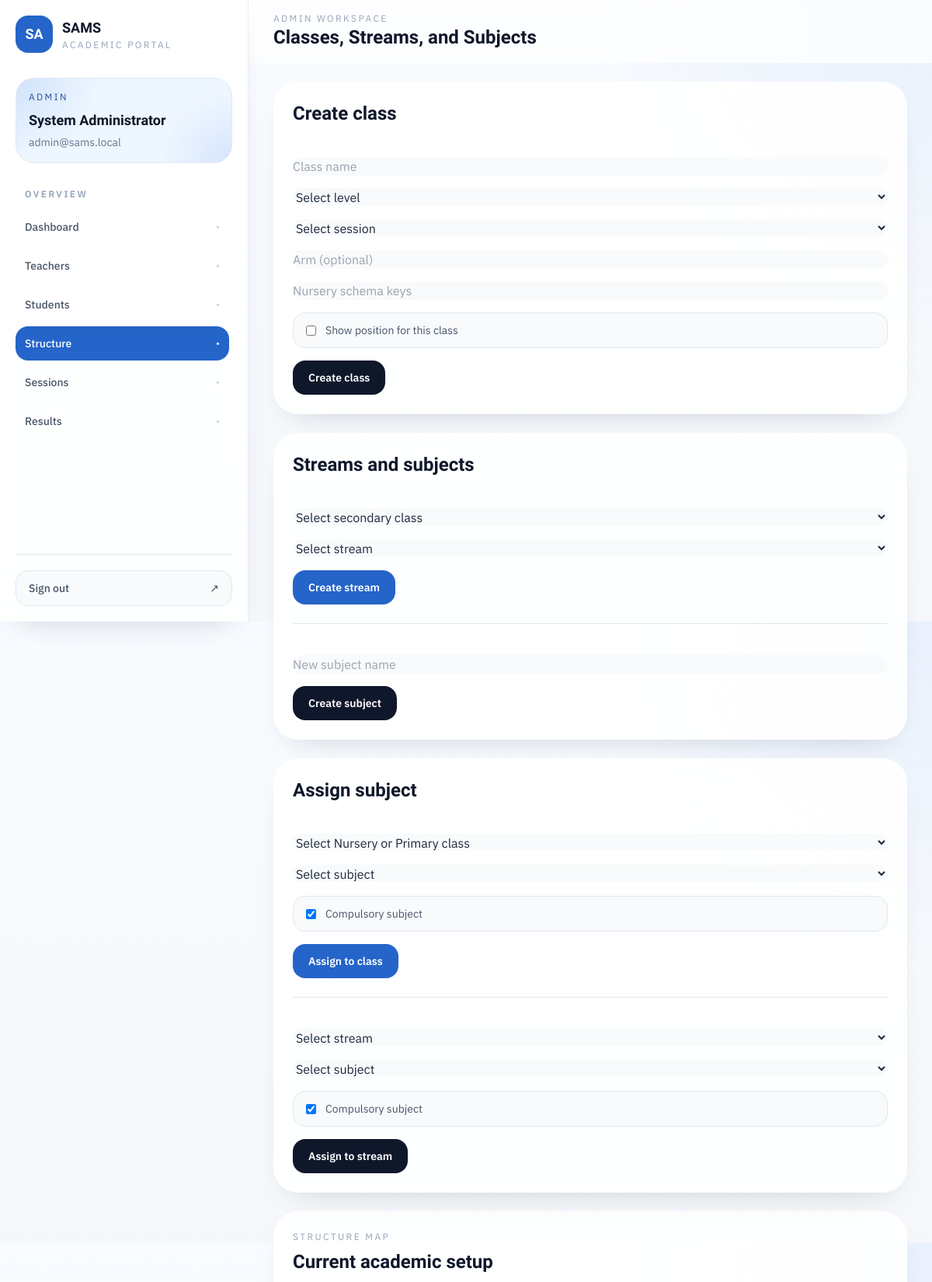
The page /admin/classes (signed in, upper part) on the database its author committed.
### app/models/user.py (models this page shows, shortened)
class User(UserMixin, db.Model):
    __tablename__ = "users"
    id = db.Column(db.Integer, primary_key=True)
    username = db.Column(db.String(80), unique=True, nullable=False, index=True)
    full_name = db.Column(db.String(150), nullable=False)
    email = db.Column(db.String(255), unique=True, nullable=False, index=True)
    password_hash = db.Column(db.String(255), nullable=False)
    role = db.Column(db.String(20), nullable=False, index=True)
    is_active = db.Column(db.Boolean, nullable=False, default=True)
    created_at = db.Column(
        db.DateTime, nullable=False, default=lambda: datetime.now(timezone.utc)
    )
    student_profile = db.relationship(
        "Student", back_populates="user", uselist=False, lazy="select"
    )
    teacher_profile = db.relationship(
        "Teacher", back_populates="user", uselist=False, lazy="select"
    )
    uploaded_results = db.relationship(
        "Result",
        back_populates="uploaded_by_user",
        foreign_keys="Result.uploaded_by_user_id",
        lazy="dynamic",
    )
    overridden_results = db.relationship(
        "Result",
        back_populates="overridden_by_user",
        foreign_keys="Result.overridden_by_user_id",
        lazy="dynamic",
    )
    __table_args__ = (
        db.CheckConstraint(
            "role IN ('admin', 'teacher', 'student')", name="ck_users_role"
        ),
    )

### app/routes/admin.py (the view, shortened to what this page needs)
@admin_bp.route("/classes", methods=["GET", "POST"])
@login_required
@role_required("admin")
def classes():
    class_list = Class.query.order_by(Class.name.asc()).all()
    return render_template(
        "admin/classes.html",
        action_form=ActionForm(),
        classes=class_list,
        sessions=_session_options(),
        streams=_stream_options(),
        subjects=_subject_options(),
        class_subjects_map=_class_subjects_map(),
        stream_subjects_map=_stream_subjects_map(),
    )

### app/forms/teacher_forms.py
class ActionForm(FlaskForm):
    """CSRF-only form used for POST actions built from dynamic table rows."""

### app/routes/admin.py (called while the page is built)
def _session_options() -> list[Session]:
    return Session.query.order_by(Session.name.desc()).all()

def _stream_options(class_id: int | None = None) -> list[Stream]:
    query = Stream.query.order_by(Stream.name.asc())
    if class_id is not None:
        query = query.filter_by(class_id=class_id)
    return query.all()

def _subject_options() -> list[Subject]:
    return Subject.query.order_by(Subject.name.asc()).all()

def _class_subjects_map() -> dict[int, list[ClassSubject]]:
    grouped = {}
    for assignment in ClassSubject.query.order_by(ClassSubject.class_id.asc()).all():
        grouped.setdefault(assignment.class_id, []).append(assignment)
    return grouped

def _stream_subjects_map() -> dict[int, list[StreamSubject]]:
    grouped = {}
    for assignment in StreamSubject.query.order_by(StreamSubject.stream_id.asc()).all():
        grouped.setdefault(assignment.stream_id, []).append(assignment)
    return grouped

### app/templates/admin/classes.html (shortened to what this page needs)
{% extends "layouts/app_shell.html" %}
{% block page_eyebrow %}Admin Workspace{% endblock %}
{% block page_title %}Classes, Streams, and Subjects{% endblock %}
{% block shell_content %}
<div class="space-y-6">
  <section class="grid gap-6 xl:grid-cols-3">
    <article class="rounded-[2rem] border border-white/80 bg-white/90 p-6 shadow-soft">
      <h2 class="font-display text-2xl font-bold text-slateink">Create class</h2>
      <form method="POST" class="mt-6 space-y-4">
        <input name="name" class="w-full rounded-2xl border-slate-200 bg-slate-50" placeholder="Class name" required />
        <select name="level" class="w-full rounded-2xl border-slate-200 bg-slate-50" required>
          <option value="">Select level</option>
        </select>
        <select name="session_id" class="w-full rounded-2xl border-slate-200 bg-slate-50" required>
          <option value="">Select session</option>
        </select>
        <input name="arm" class="w-full rounded-2xl border-slate-200 bg-slate-50" placeholder="Arm (optional)" />
        <input name="assessment_schema_keys" class="w-full rounded-2xl border-slate-200 bg-slate-50" placeholder="Nursery schema keys" />
        <label class="flex items-center gap-3 rounded-2xl border border-slate-200 bg-slate-50 px-4 py-3 text-sm text-slate-600">
          <input type="checkbox" name="show_position" class="rounded border-slate-300 text-brand-600 focus:ring-brand-500" />
          <span>Show position for this class</span>
        </label>
        <button class="inline-flex rounded-2xl bg-slateink px-5 py-3 text-sm font-semibold text-white transition hover:bg-brand-700">Create class</button>
      </form>
    </article>
    <article class="rounded-[2rem] border border-white/80 bg-white/90 p-6 shadow-soft">
      <h2 class="font-display text-2xl font-bold text-slateink">Streams and subjects</h2>
      <div class="mt-6 space-y-6">
        <form method="POST" class="space-y-4">
          <select name="class_id" class="w-full rounded-2xl border-slate-200 bg-slate-50" required>
            <option value="">Select secondary class</option>
          </select>
          <select name="name" class="w-full rounded-2xl border-slate-200 bg-slate-50" required>
            <option value="">Select stream</option>
          </select>
          <button class="inline-flex rounded-2xl bg-brand-600 px-5 py-3 text-sm font-semibold text-white transition hover:bg-brand-700">Create stream</button>
        </form>
        <div class="h-px bg-slate-200"></div>
        <form method="POST" class="space-y-4">
          <input name="name" class="w-full rounded-2xl border-slate-200 bg-slate-50" placeholder="New subject name" required />
          <button class="inline-flex rounded-2xl bg-slateink px-5 py-3 text-sm font-semibold text-white transition hover:bg-brand-700">Create subject</button>
        </form>
      </div>
    </article>
    <article class="rounded-[2rem] border border-white/80 bg-white/90 p-6 shadow-soft">
      <h2 class="font-display text-2xl font-bold text-slateink">Assign subject</h2>
      <div class="mt-6 space-y-6">
        <form method="POST" class="space-y-4">
          <select name="class_id" class="w-full rounded-2xl border-slate-200 bg-slate-50" required>
            <option value="">Select Nursery or Primary class</option>
          </select>
          <select name="subject_id" class="w-full rounded-2xl border-slate-200 bg-slate-50" required>
            <option value="">Select subject</option>
          </select>
          <label class="flex items-center gap-3 rounded-2xl border border-slate-200 bg-slate-50 px-4 py-3 text-sm text-slate-600">
            <input type="checkbox" name="is_compulsory" checked class="rounded border-slate-300 text-brand-600 focus:ring-brand-500" />
            <span>Compulsory subject</span>
          </label>
          <button class="inline-flex rounded-2xl bg-brand-600 px-5 py-3 text-sm font-semibold text-white transition hover:bg-brand-700">Assign to class</button>
        </form>
        <div class="h-px bg-slate-200"></div>
        <form method="POST" class="space-y-4">
          <select name="stream_id" class="w-full rounded-2xl border-slate-200 bg-slate-50" required>
            <option value="">Select stream</option>
          </select>
          <select name="subject_id" class="w-full rounded-2xl border-slate-200 bg-slate-50" required>
            <option value="">Select subject</option>
          </select>
          <label class="flex items-center gap-3 rounded-2xl border border-slate-200 bg-slate-50 px-4 py-3 text-sm text-slate-600">
            <input type="checkbox" name="is_compulsory" checked class="rounded border-slate-300 text-brand-600 focus:ring-brand-500" />
            <span>Compulsory subject</span>
          </label>
          <button class="inline-flex rounded-2xl bg-slateink px-5 py-3 text-sm font-semibold text-white transition hover:bg-brand-700">Assign to stream</button>
        </form>
      </div>
    </article>
  </section>
  <section class="rounded-[2rem] border border-white/80 bg-white/90 p-6 shadow-soft">
    <div class="flex items-end justify-between gap-4">
      <div>
        <p class="text-xs uppercase tracking-[0.2em] text-slate-400">Structure map</p>
        <h2 class="mt-2 font-display text-2xl font-bold text-slateink">Current academic setup</h2>
      </div>
    </div>
  </section>
</div>
{% endblock %}

### app/templates/layouts/app_shell.html (shortened to what this page needs)
{% extends "base.html" %}
{% set endpoint = request.endpoint or "" %}
{% set nav_groups = [] %}
{% if current_user.is_authenticated and current_user.role == 'admin' %}
  {% set nav_groups = [
    {'label': 'Overview', 'items': [
      {'title': 'Dashboard', 'endpoint': 'admin.dashboard', 'href': url_for('admin.dashboard')},
      {'title': 'Teachers', 'endpoint': 'admin.teachers', 'href': url_for('admin.teachers')},
      {'title': 'Students', 'endpoint': 'admin.students', 'href': url_for('admin.students')},
      {'title': 'Structure', 'endpoint': 'admin.classes', 'href': url_for('admin.classes')},
      {'title': 'Sessions', 'endpoint': 'admin.sessions', 'href': url_for('admin.sessions')},
      {'title': 'Results', 'endpoint': 'admin.results', 'href': url_for('admin.results')},
    ]}
  ] %}
{% elif current_user.is_authenticated and current_user.role == 'teacher' %}
  {% set nav_groups = [
    {'label': 'Workspace', 'items': [
      {'title': 'Dashboard', 'endpoint': 'teacher.dashboard', 'href': url_for('teacher.dashboard')},
      {'title': 'Assigned Classes', 'endpoint': 'teacher.classes', 'href': url_for('teacher.classes')},
      {'title': 'Students', 'endpoint': 'teacher.students', 'href': url_for('teacher.students')},
      {'title': 'Result Entry', 'endpoint': 'teacher.upload_results', 'href': url_for('teacher.upload_results')},
    ]}
  ] %}
{% elif current_user.is_authenticated and current_user.role == 'student' %}
  {% set nav_groups = [
    {'label': 'Student', 'items': [
      {'title': 'Dashboard', 'endpoint': 'student.dashboard', 'href': url_for('student.dashboard')},
      {'title': 'My Results', 'endpoint': 'student.results', 'href': url_for('student.results')},
      {'title': 'Report Card', 'endpoint': 'student.report_card', 'href': url_for('student.report_card')},
    ]}
  ] %}
{% endif %}
{% block body %}
<div class="min-h-screen lg:flex">
  <aside class="fixed inset-y-0 left-0 z-50 flex w-80 -translate-x-full flex-col border-r border-slate-200/70 bg-white/90 px-5 py-5 shadow-soft backdrop-blur transition duration-300 lg:sticky lg:top-0 lg:h-screen lg:translate-x-0" data-sidebar>
    <div class="flex items-center justify-between">
      <a href="{{ url_for(endpoint.split('.')[0] ~ '.dashboard') if endpoint else url_for('auth.login') }}" class="flex items-center gap-3">
        <div class="flex h-12 w-12 items-center justify-center rounded-2xl bg-brand-600 text-lg font-display font-bold text-white shadow-soft">SA</div>
        <div>
          <p class="font-display text-lg font-bold text-slateink">SAMS</p>
          <p class="text-xs uppercase tracking-[0.2em] text-slate-400">Academic Portal</p>
        </div>
      </a>
    </div>
    <div class="mt-8 rounded-3xl border border-slate-200/80 bg-mesh-glow bg-brand-50 px-4 py-4">
      <p class="text-xs uppercase tracking-[0.2em] text-brand-700">{{ current_user.role|title }}</p>
      <h2 class="mt-2 font-display text-lg font-bold text-slateink">{{ current_user.full_name }}</h2>
      <p class="mt-1 text-sm text-slate-500">{{ current_user.email }}</p>
    </div>
    <nav class="mt-8 flex-1 space-y-7 overflow-y-auto pr-1">
      {% for group in nav_groups %}
        <div>
          <p class="mb-3 px-3 text-xs font-semibold uppercase tracking-[0.2em] text-slate-400">{{ group["label"] }}</p>
          <div class="space-y-1.5">
            {% for item in group["items"] %}
              {% set active = endpoint == item.endpoint %}
              <a href="{{ item.href }}" class="group flex items-center justify-between rounded-2xl px-3 py-3 text-sm font-medium transition
                {% if active %}
                  bg-brand-600 text-white shadow-soft
                {% else %}
                  text-slate-600 hover:bg-slate-100 hover:text-slateink
                {% endif %}
              ">
                <span>{{ item.title }}</span>
                <span class="text-xs {% if active %}text-white/80{% else %}text-slate-300 group-hover:text-slate-500{% endif %}">•</span>
              </a>
            {% endfor %}
          </div>
        </div>
      {% endfor %}
    </nav>
    <div class="border-t border-slate-200 pt-5">
      <a href="{{ url_for('auth.logout') }}" class="flex items-center justify-between rounded-2xl border border-slate-200 bg-slate-50 px-4 py-3 text-sm font-medium text-slate-600 transition hover:border-brand-200 hover:bg-brand-50 hover:text-brand-700">
        <span>Sign out</span>
        <span>↗</span>
      </a>
    </div>
  </aside>
  <div class="min-w-0 flex-1">
    <header class="sticky top-0 z-30 border-b border-white/60 bg-white/75 backdrop-blur">
      <div class="mx-auto flex max-w-7xl items-center justify-between gap-4 px-4 py-4 sm:px-6 lg:px-8">
        <div class="flex items-center gap-3">
          <div>
            <p class="text-xs uppercase tracking-[0.2em] text-slate-400">{% block page_eyebrow %}Workspace{% endblock %}</p>
            <h1 class="font-display text-2xl font-bold text-slateink">{% block page_title %}Dashboard{% endblock %}</h1>
          </div>
        </div>
      </div>
    </header>
    <main class="mx-auto max-w-7xl px-4 py-6 sm:px-6 lg:px-8">
      {% block shell_content %}{% endblock %}
    </main>
  </div>
</div>
{% endblock %}

### rows shown on the page
User: role "ADMIN", full_name "System Administrator", email "admin@sams.local"

### other values the page prints
{{ group["label"] }} "OVERVIEW"
{{ item.title }} "Dashboard" "Teachers" "Students" "Structure" "Sessions" "Results"
